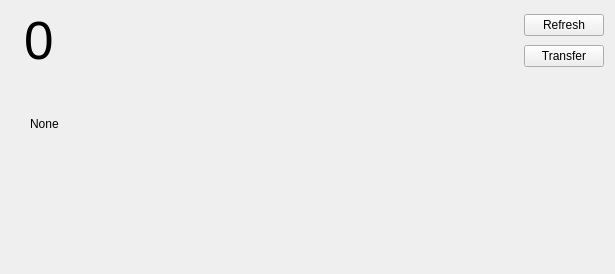
<?xml version="1.0" encoding="UTF-8"?>
<ui version="4.0">
 <class>AccountWidget</class>
 <widget class="QWidget" name="AccountWidget">
  <property name="geometry">
   <rect>
    <x>0</x>
    <y>0</y>
    <width>615</width>
    <height>274</height>
   </rect>
  </property>
  <property name="contextMenuPolicy">
   <enum>Qt::CustomContextMenu</enum>
  </property>
  <property name="windowTitle">
   <string>Account</string>
  </property>
  <layout class="QVBoxLayout" name="verticalLayout_2">
   <item>
    <layout class="QHBoxLayout" name="horizontalLayout">
     <item>
      <widget class="QLabel" name="safeImageLabel">
       <property name="maximumSize">
        <size>
         <width>100</width>
         <height>100</height>
        </size>
       </property>
       <property name="baseSize">
        <size>
         <width>200</width>
         <height>0</height>
        </size>
       </property>
       <property name="text">
        <string/>
       </property>
       <property name="pixmap">
        <pixmap resource="../../icons/tikka.slots.pyqt.resources.icons.index.qrc">:/images/safe</pixmap>
       </property>
       <property name="scaledContents">
        <bool>true</bool>
       </property>
      </widget>
     </item>
     <item>
      <widget class="QLabel" name="balanceLabel">
       <property name="font">
        <font>
         <pointsize>40</pointsize>
        </font>
       </property>
       <property name="text">
        <string>0</string>
       </property>
      </widget>
     </item>
     <item>
      <spacer name="horizontalSpacer">
       <property name="orientation">
        <enum>Qt::Horizontal</enum>
       </property>
       <property name="sizeHint" stdset="0">
        <size>
         <width>40</width>
         <height>20</height>
        </size>
       </property>
      </spacer>
     </item>
     <item>
      <layout class="QVBoxLayout" name="verticalLayout">
       <item>
        <widget class="QPushButton" name="refreshButton">
         <property name="sizePolicy">
          <sizepolicy hsizetype="Fixed" vsizetype="Fixed">
           <horstretch>0</horstretch>
           <verstretch>0</verstretch>
          </sizepolicy>
         </property>
         <property name="text">
          <string>Refresh</string>
         </property>
         <property name="icon">
          <iconset resource="../../icons/tikka.slots.pyqt.resources.icons.index.qrc">
           <normaloff>:/icons/refresh_icon</normaloff>:/icons/refresh_icon</iconset>
         </property>
        </widget>
       </item>
       <item>
        <widget class="QPushButton" name="transferButton">
         <property name="sizePolicy">
          <sizepolicy hsizetype="Fixed" vsizetype="Fixed">
           <horstretch>0</horstretch>
           <verstretch>0</verstretch>
          </sizepolicy>
         </property>
         <property name="text">
          <string>Transfer</string>
         </property>
         <property name="icon">
          <iconset resource="../../icons/tikka.slots.pyqt.resources.icons.index.qrc">
           <normaloff>:/icons/payment_icon</normaloff>:/icons/payment_icon</iconset>
         </property>
        </widget>
       </item>
      </layout>
     </item>
    </layout>
   </item>
   <item>
    <layout class="QFormLayout" name="formLayout_2">
     <property name="leftMargin">
      <number>6</number>
     </property>
     <property name="rightMargin">
      <number>0</number>
     </property>
     <item row="1" column="0">
      <widget class="QLabel" name="lockStatusIcon">
       <property name="maximumSize">
        <size>
         <width>16</width>
         <height>16</height>
        </size>
       </property>
       <property name="text">
        <string/>
       </property>
       <property name="pixmap">
        <pixmap>:/images/locked_cartoon_400x400.png</pixmap>
       </property>
       <property name="scaledContents">
        <bool>true</bool>
       </property>
       <property name="margin">
        <number>0</number>
       </property>
      </widget>
     </item>
     <item row="1" column="1">
      <widget class="QLabel" name="addressValueLabel">
       <property name="text">
        <string/>
       </property>
      </widget>
     </item>
     <item row="2" column="0">
      <widget class="QLabel" name="identityLabel">
       <property name="maximumSize">
        <size>
         <width>16</width>
         <height>20</height>
        </size>
       </property>
       <property name="font">
        <font>
         <weight>75</weight>
         <bold>true</bold>
        </font>
       </property>
       <property name="text">
        <string/>
       </property>
       <property name="pixmap">
        <pixmap resource="../../icons/tikka.slots.pyqt.resources.icons.index.qrc">:/icons/member_icon</pixmap>
       </property>
       <property name="scaledContents">
        <bool>true</bool>
       </property>
      </widget>
     </item>
     <item row="2" column="1">
      <widget class="QLabel" name="identityValueLabel">
       <property name="text">
        <string>None</string>
       </property>
      </widget>
     </item>
     <item row="0" column="1">
      <widget class="QLabel" name="nameLabel">
       <property name="text">
        <string/>
       </property>
      </widget>
     </item>
     <item row="3" column="0">
      <widget class="QLabel" name="derivationIconLabel">
       <property name="sizePolicy">
        <sizepolicy hsizetype="Fixed" vsizetype="Fixed">
         <horstretch>0</horstretch>
         <verstretch>0</verstretch>
        </sizepolicy>
       </property>
       <property name="maximumSize">
        <size>
         <width>16</width>
         <height>20</height>
        </size>
       </property>
       <property name="text">
        <string/>
       </property>
       <property name="pixmap">
        <pixmap resource="../../icons/tikka.slots.pyqt.resources.icons.index.qrc">:/icons/wot_icon</pixmap>
       </property>
       <property name="scaledContents">
        <bool>true</bool>
       </property>
      </widget>
     </item>
     <item row="3" column="1">
      <widget class="QLabel" name="derivationValueLabel">
       <property name="text">
        <string/>
       </property>
      </widget>
     </item>
    </layout>
   </item>
   <item>
    <spacer name="verticalSpacer">
     <property name="orientation">
      <enum>Qt::Vertical</enum>
     </property>
     <property name="sizeHint" stdset="0">
      <size>
       <width>20</width>
       <height>40</height>
      </size>
     </property>
    </spacer>
   </item>
  </layout>
 </widget>
 <resources>
  <include location="../../icons/tikka.slots.pyqt.resources.icons.index.qrc"/>
  <include location="../../icons/tikka.slots.pyqt.resources.icons.index.qrc"/>
 </resources>
 <connections/>
</ui>
